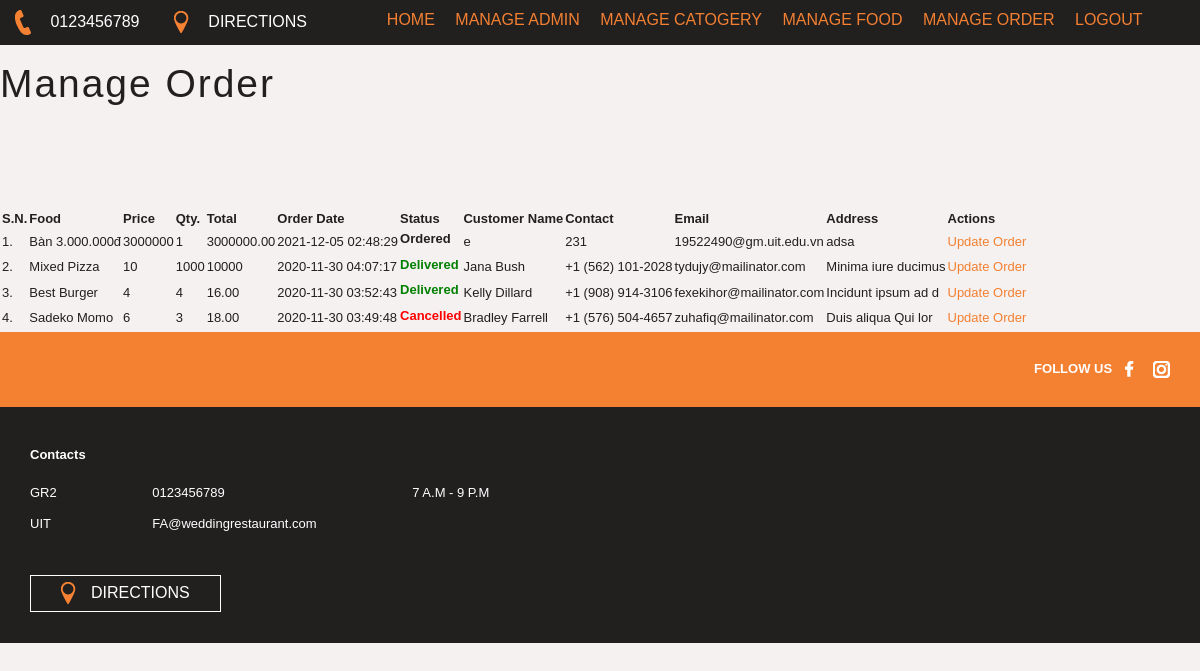
Page /weddinghall/admin/manage-order.php (signed in) on the committed database.
### tables this page shows
CREATE TABLE `tbl_order` (
  `id` int(10) UNSIGNED NOT NULL,
  `food` varchar(150) NOT NULL,
  `price` int(100) NOT NULL,
  `qty` int(11) NOT NULL,
  `total` varchar(100) NOT NULL,
  `order_date` datetime NOT NULL,
  `date_wedding` varchar(11) NOT NULL,
  `status` varchar(50) NOT NULL,
  `customer_name` varchar(150) NOT NULL,
  `customer_contact` varchar(20) NOT NULL,
  `customer_email` varchar(150) NOT NULL,
  `customer_address` varchar(255) NOT NULL
);

### weddinghall/admin/manage-order.php (the view, shortened to what this page needs)
<?php include('partials/menu.php'); ?>
<div class="main-content">
    <div class="wrapper">
        <h1>Manage Order</h1>
                <br /><br /><br />
                <br><br>
                <table class="tbl-full">
                    <tr>
                        <th>S.N.</th>
                        <th>Food</th>
                        <th>Price</th>
                        <th>Qty.</th>
                        <th>Total</th>
                        <th>Order Date</th>
                        <th>Status</th>
                        <th>Customer Name</th>
                        <th>Contact</th>
                        <th>Email</th>
                        <th>Address</th>
                        <th>Actions</th>
                    </tr>
                    <?php
                        $sql = "SELECT * FROM tbl_order ORDER BY id DESC";
                        $res = mysqli_query($conn, $sql);
                        $count = mysqli_num_rows($res);
                        $sn = 1;
                        if($count>0)
                        {
                            while($row=mysqli_fetch_assoc($res))
                            {
                                $id = $row['id'];
                                $food = $row['food'];
                                $price = $row['price'];
                                $qty = $row['qty'];
                                $total = $row['total'];
                                $order_date = $row['order_date'];
                                $status = $row['status'];
                                $customer_name = $row['customer_name'];
                                $customer_contact = $row['customer_contact'];
                                $customer_email = $row['customer_email'];
                                $customer_address = $row['customer_address'];
                                ?>
                                    <tr>
                                        <td><?php echo $sn++; ?>. </td>
                                        <td><?php echo $food; ?></td>
                                        <td><?php echo $price; ?></td>
                                        <td><?php echo $qty; ?></td>
                                        <td><?php echo $total; ?></td>
                                        <td><?php echo $order_date; ?></td>
                                        <td>
                                            <?php
                                                if($status=="Ordered")
                                                {
                                                    echo "<label>$status</label>";
                                                }
                                                elseif($status=="On Delivery")
                                                {
                                                    echo "<label style='color: orange;'>$status</label>";
                                                }
                                                elseif($status=="Delivered")
                                                {
                                                    echo "<label style='color: green;'>$status</label>";
                                                }
                                                elseif($status=="Cancelled")
                                                {
                                                    echo "<label style='color: red;'>$status</label>";
                                                }
                                            ?>
                                        </td>
                                        <td><?php echo $customer_name; ?></td>
                                        <td><?php echo $customer_contact; ?></td>
                                        <td><?php echo $customer_email; ?></td>
                                        <td><?php echo $customer_address; ?></td>
                                        <td>
                                            <a href="<?php echo SITEURL; ?>admin/update-order.php?id=<?php echo $id; ?>" class="btn-secondary">Update Order</a>
                                        </td>
                                    </tr>
                                <?php
                            }
                        }
                        else
                        {
                            echo "<tr><td colspan='12' class='error'>Orders not Available</td></tr>";
                        }
                    ?>
                </table>
    </div>
</div>
<?php include('partials/footer.php'); ?>

### weddinghall/css/style.css (style rules this page uses)
* { margin: 0 0; padding: 0 0; font-family: Arial, Helvetica, sans-serif; }
a { color: #ff6b81; text-decoration: none; }

### rows in the picture
tbl_order: food "Bàn 3.000.000đ", price "3000000", qty "1", total "3000000.00", order_date "2021-12-05 02:48:29", status "Ordered", customer_name "e", customer_contact "231", customer_email "19522490@gm.uit.edu.vn", customer_address "adsa"
tbl_order: food "Mixed Pizza", price "10", qty "1000", total "10000", order_date "2020-11-30 04:07:17", status "Delivered", customer_name "Jana Bush", customer_contact "+1 (562) 101-2028", customer_email "tydujy@mailinator.com", customer_address "Minima iure ducimus"
tbl_order: food "Best Burger", price "4", qty "4", total "16.00", order_date "2020-11-30 03:52:43", status "Delivered", customer_name "Kelly Dillard", customer_contact "+1 (908) 914-3106", customer_email "fexekihor@mailinator.com", customer_address "Incidunt ipsum ad d"
tbl_order: food "Sadeko Momo", price "6", qty "3", total "18.00", order_date "2020-11-30 03:49:48", status "Cancelled", customer_name "Bradley Farrell", customer_contact "+1 (576) 504-4657", customer_email "zuhafiq@mailinator.com", customer_address "Duis aliqua Qui lor"
